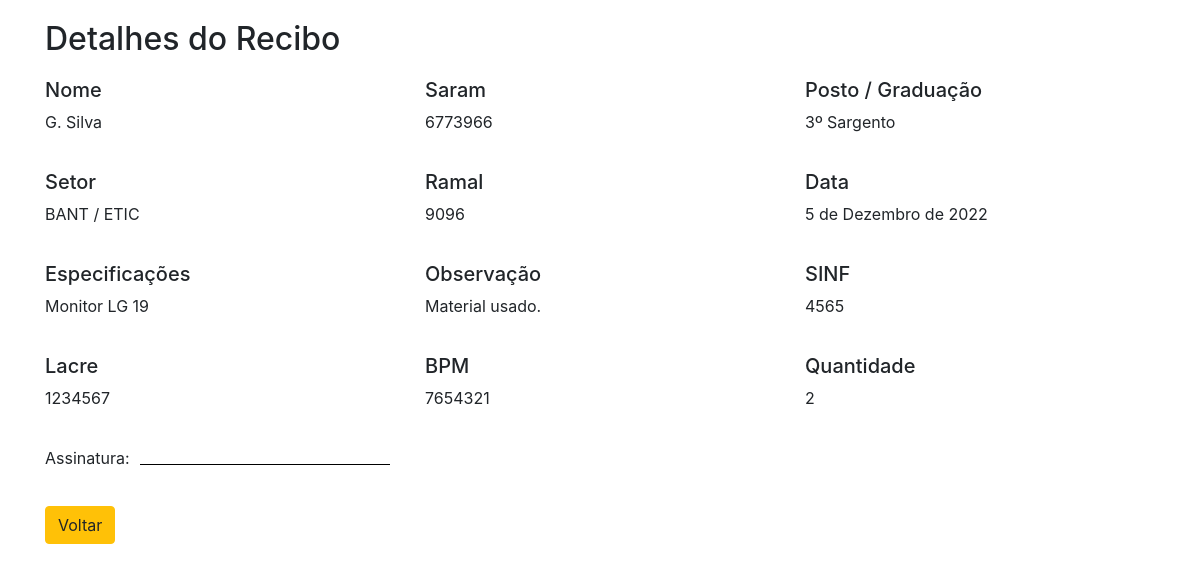
/2/detail/, run on the app's committed database.
### recibo_e_cautela/models.py (models this page shows, shortened)
class Base(models.Model):
    criados = models.DateField('Criação', auto_now_add=True)
    modificado = models.DateField('Atualização', auto_now=True)
    ativo = models.BooleanField('Ativo?', default=True)
    class Meta:
        abstract = True

class Recibo(Base):
    nome = models.CharField('Nome', max_length=100)
    saram = models.CharField('Saram', max_length=7)
    graduacao = models.CharField('Posto / Graduação', max_length=100)
    setor = models.CharField('Setor / Seção', max_length=100)
    ramal = models.CharField('Ramal', max_length=4)
    data = models.DateField('Data', default=datetime.date.today())
    especificacoes = models.CharField('Especifiações', max_length=200)
    observacao = models.CharField('Observação', max_length=500)
    sinf = models.CharField('SINF', max_length=4)
    lacre = models.CharField('Lacre', max_length=7)
    bmp = models.CharField('BMP', max_length=10)
    quantidade = models.IntegerField('Quantidade', max_length=100)

### recibo_e_cautela/views.py (the view)
# urls.py: path('<int:pk>/detail/', DetailReciboView.as_view(), name='detail_recibo')
class DetailReciboView(DetailView):
    models = Recibo
    template_name = 'recibo_detail.html'
    queryset = Recibo.objects
    context_object_name = 'recibo'

### recibo_e_cautela/templates/recibo_detail.html
{% extends 'base.html' %}
{% block content %}
  <div class="content">
    <h2>Detalhes do Recibo</h2>
    <div class="row block-detail">
      <div class="col-4">
        <h5>Nome</h5>
        <p>{{ recibo.nome }}</p>
      </div>
      <div class="col-4">
        <h5>Saram</h5>
        <p>{{ recibo.saram }}</p>
      </div>
      <div class="col-4">
        <h5>Posto / Graduação</h5>
        <p>{{ recibo.graduacao }}</p>
      </div>
    </div>
    <div class="row block-detail">
      <div class="col-4">
        <h5>Setor</h5>
        <p>{{ recibo.setor }}</p>
      </div>
      <div class="col-4">
        <h5>Ramal</h5>
        <p>{{ recibo.ramal }}</p>
      </div>
      <div class="col-4">
        <h5>Data</h5>
        <p>{{ recibo.data }}</p>
      </div>
    </div>
    <div class="row block-detail">
      <div class="col-4">
        <h5>Especificações</h5>
        <p>{{ recibo.especificacoes }}</p>
      </div>
      <div class="col-4">
        <h5>Observação</h5>
        <p>{{ recibo.observacao }}</p>
      </div>
      <div class="col-4">
        <h5>SINF</h5>
        <p>{{ recibo.sinf }}</p>
      </div>
    </div>
    <div class="row block-detail">
      <div class="col-4">
        <h5>Lacre</h5>
        <p>{{ recibo.lacre }}</p>
      </div>
      <div class="col-4">
        <h5>BPM</h5>
        <p>{{ recibo.bmp }}</p>
      </div>
      <div class="col-4">
        <h5>Quantidade</h5>
        <p>{{ recibo.quantidade }}</p>
      </div>
    </div>
    <div class="row block-detail">
      <div class="assinatura">
        <p>Assinatura:</p>
      </div>
      <div class="line">
        <hr>
      </div>
    </div>
    <a href="{% url 'recibos' %}" class="btn btn-warning">Voltar</a>
  </div>
{% endblock %}

### recibo_e_cautela/static/css/style.css (style rules this page uses)
.content { margin: 20px auto 40px!important; }
h2 { margin-bottom: 20px!important; }
.block-detail { margin-bottom: 20px; }
.assinatura { float:left; margin-left: 15px; margin-right: 10px; }
.line { float:left; width:250px; }
.line hr { margin-top: 1.1rem; border-top: 1px solid #000; }

### data on the page
Recibo: nome "G. Silva", saram "6773966", graduacao "3º Sargento", setor "BANT / ETIC", ramal "9096", data "5 de Dezembro de 2022", especificacoes "Monitor LG 19", observacao "Material usado.", sinf "4565", lacre "1234567", bmp "7654321", quantidade "2"
